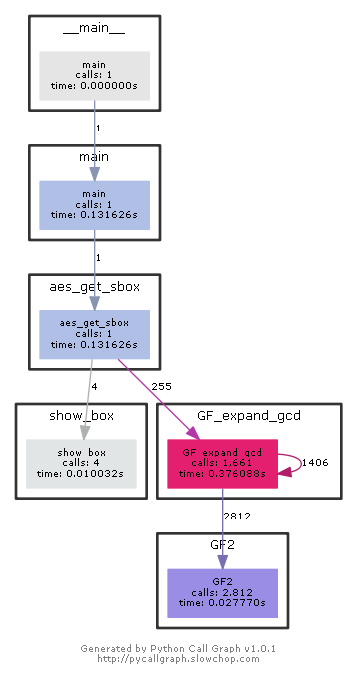

Write the Python code that produced this figure.
# -*- coding: utf-8 -*-
from pycallgraph import Config
from pycallgraph import GlobbingFilter
from pycallgraph import PyCallGraph
from pycallgraph.output import GraphvizOutput


# 有限域上的四则运算
def GF2(a, b, sign, ploy):
    ans = 0

    if sign == '+' or sign == '-':  # 加减
        ans = a ^ b
        return ans, 0

    elif sign == '*':  # 乘
        while b > 0:
            if b & 1 == 1:
                ans = ans ^ a
            a = a << 1
            if 1 & (a >> 8) == 1:
                a = a ^ ploy
            a = a & 0xff
            b = b >> 1
        return ans, 0

    else:  # 除
        if a == 0:
            return 0, 0
        elif b == 0:
            print("error!")
            return None, None

        rec = len(str(bin(a))[2:]) - len(str(bin(b))[2:])
        while rec >= 0:
            ans = ans ^ (1 << rec)
            a = a ^ (b << rec)
            if a == 0:
                rec = 0 - len(str(bin(b))[2:])
            else:
                rec = len(str(bin(a))[2:]) - len(str(bin(b))[2:])

        return ans, a


# 有限域求逆元
def GF_expand_gcd(a, b, ploy):
    if b == 0:
        return 1, 0, a
    else:
        m, r = GF2(a, b, '/', ploy)
        x_tmp, y_tmp, gcd = GF_expand_gcd(b, r, ploy)
        x = y_tmp
        y = x_tmp ^ GF2(y_tmp, m, '*', ploy)[0]
        return x, y, gcd


def aes_get_sbox():
    ploy = 0x11b

    sbox_i = []
    for i in range(16):
        line = []
        for j in range(16):
            item = (i << 4) + j
            line.append(item)
        sbox_i.append(line[:])
    show_box(sbox_i)
    print()

    sbox1 = []
    for i in sbox_i:
        line = []
        for j in i:
            if j == 0x00:
                e = 0x00
            else:
                e = GF_expand_gcd(j, ploy, ploy)[0]
            line.append(e)
        sbox1.append(line[:])
    show_box(sbox1)
    print("")

    sbox = []
    for i in sbox1:
        line = []
        for j in i:
            b = []
            b_ = 0
            c = 0x63
            for k in range(8):
                b.append((j >> k) & 1)
            for k in range(8):
                tmp = b[k] ^ b[(k + 4) % 8] ^ b[(k + 5) % 8] ^ b[(k + 6) % 8] ^ b[(k + 7) % 8] ^ ((c >> k) & 1)
                b_ = b_ ^ (tmp << k)
            line.append(b_)
        sbox.append(line[:])
    show_box(sbox)
    print()

    sbox_ = []
    for i in range(16):
        line = []
        for j in range(16):
            num = (i << 4) + j
            for r in range(16):
                if num in sbox[r]:
                    for l in range(16):
                        if num == sbox[r][l]:
                            ele = (r << 4) + l
                            line.append(ele)
                            break
                        else:
                            continue
                    break
                else:
                    continue
        sbox_.append(line[:])
    show_box(sbox_)


def show_box(sbox):
    for i in sbox:
        for j in i:
            print("0x%02x" % j, end=' ')
        print("")


def main():
    aes_get_sbox()


if __name__ == "__main__":
    ############################################################################
    '''
        生成函数调用图
    '''
    config = Config()
    config.trace_filter = GlobbingFilter(
        include=[
            '*'
        ]
    )
    config.trace_filter = GlobbingFilter(
        exclude=['pycallgraph.*']
    )
    ############################################################################

    graphviz = GraphvizOutput()
    graphviz.output_file = 'AES算法的S盒生成.png'
    with PyCallGraph(output=graphviz, config=config):
        main()
